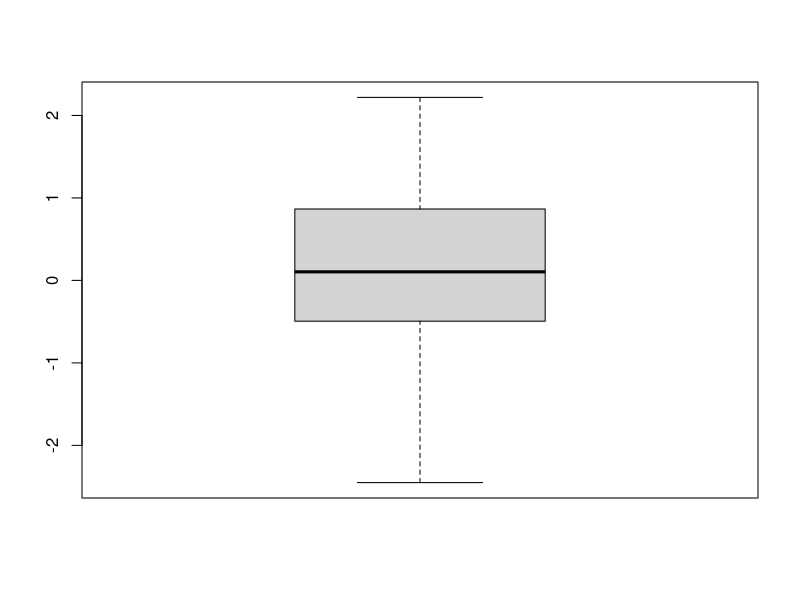
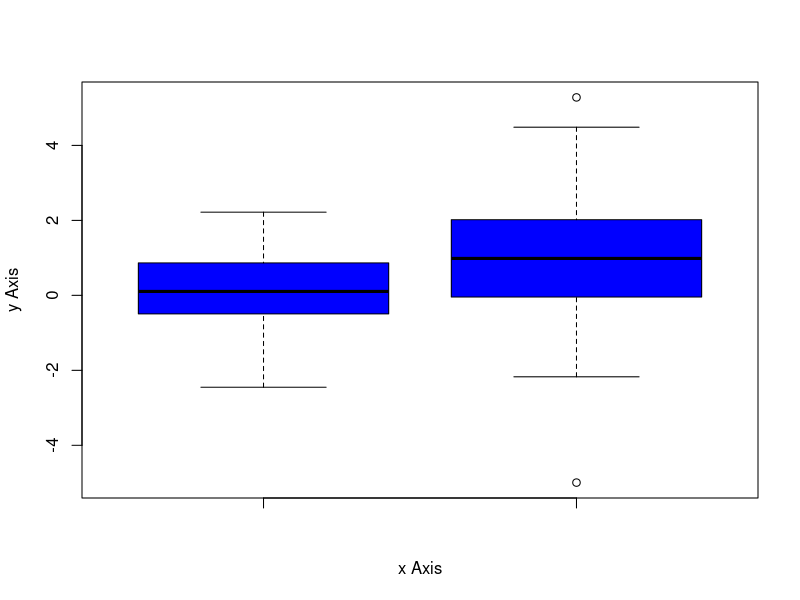
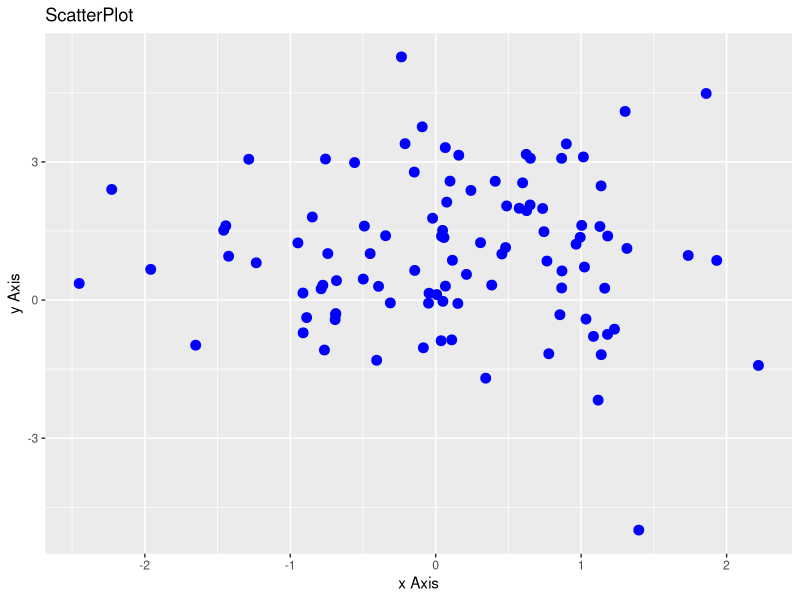

Reproduce these figures in R, in order.
install.packages("ggplot2")
library(ggplot2)
x<-rnorm(100,mean=0,sd=1)
x
boxplot(x)

y<-rnorm(100,mean=1,sd=1.5)
y
dat<-as.data.frame(cbind(x,y))
dat
boxplot(x,y,xlab= 'x Axis', ylab = 'y Axis', col='blue')
ggplot()+geom_point(data=dat, aes(x=x,y=y),size=3, color="blue")+ ggtitle("ScatterPlot")+labs(x='x Axis', y='y Axis')

